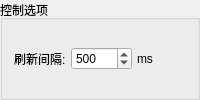
        <widget class="QGroupBox" name="controlGroupBox">
         <property name="visible">
          <bool>false</bool>
         </property>
         <property name="title">
          <string>控制选项</string>
         </property>
         <layout class="QGridLayout" name="controlGridLayout">
          <property name="horizontalSpacing">
           <number>15</number>
          </property>
          <property name="verticalSpacing">
           <number>10</number>
          </property>
          <item row="0" column="0">
           <layout class="QHBoxLayout" name="refreshRateLayout">
            <property name="spacing">
             <number>5</number>
            </property>
            <item>
             <widget class="QLabel" name="refreshRateLabel">
              <property name="text">
               <string>刷新间隔:</string>
              </property>
             </widget>
            </item>
            <item>
             <widget class="QSpinBox" name="refreshRateSpinBox">
              <property name="minimum">
               <number>100</number>
              </property>
              <property name="maximum">
               <number>10000</number>
              </property>
              <property name="value">
               <number>500</number>
              </property>
             </widget>
            </item>
            <item>
             <widget class="QLabel" name="refreshRateUnitLabel">
              <property name="text">
               <string>ms</string>
              </property>
             </widget>
            </item>
           </layout>
          </item>
         </layout>
        </widget>
